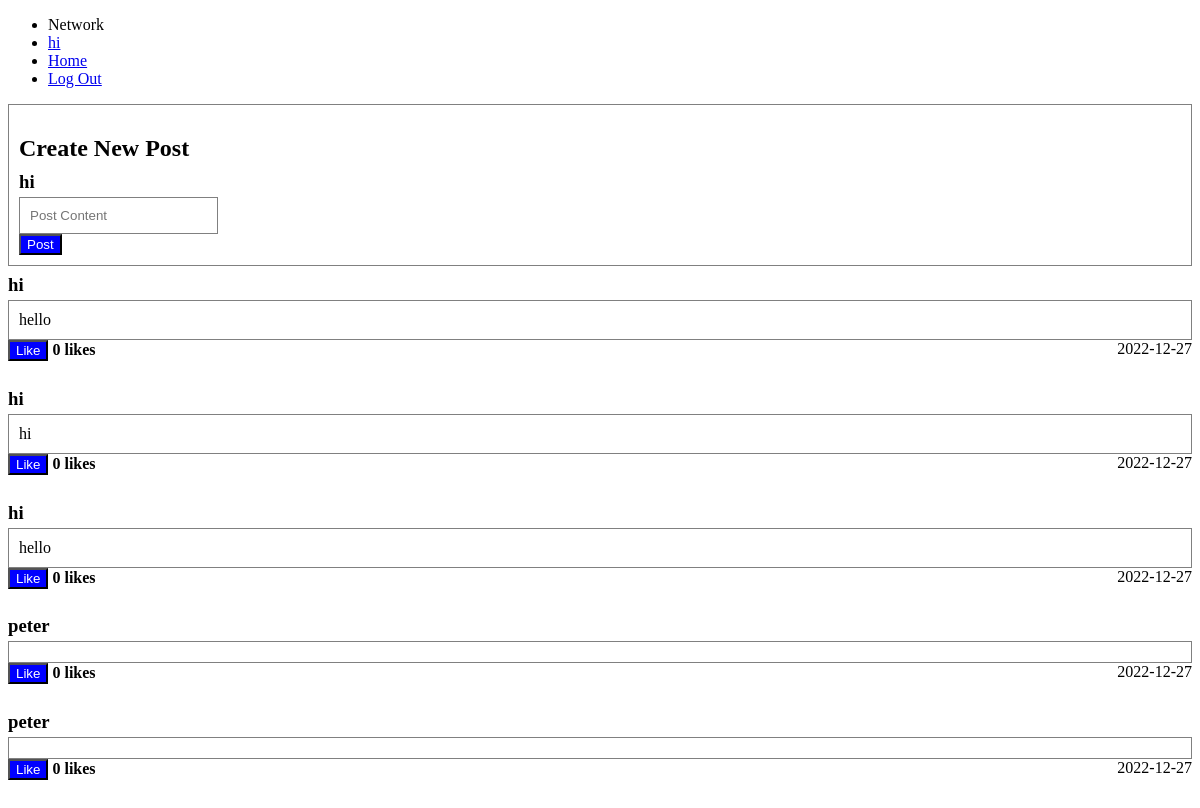
Before: / (signed in) with the older database file.
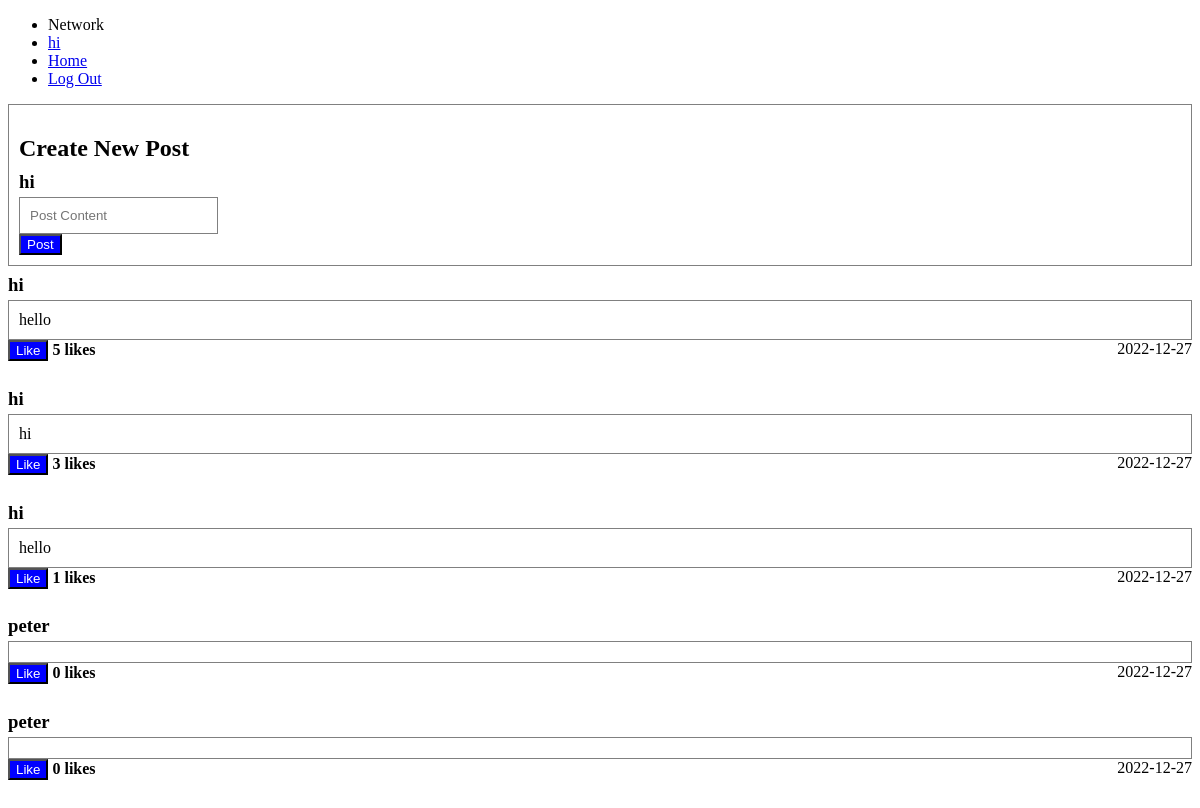
After: the same page with the newer database file.
### tables this page shows
CREATE TABLE posts (
    id INTEGER PRIMARY KEY AUTOINCREMENT,
    user_id INTEGER NOT NULL,
    name TEXT NOT NULL,
    content TEXT NOT NULL,
    likes INTEGER DEFAULT 0 NOT NULL,
    datetime NUMERIC NOT NULL,
    FOREIGN KEY (user_id) REFERENCES users(id)
);

### app.py (the view)
@app.route("/", methods=["GET", "POST"])
@login_required
def index():
    if request.method == "GET":
        pass
    if request.method == "POST":
        content = request.form.get("content")
        if content:
            create_post(content)
        posts = get_posts()
    posts = get_posts()
    return render_template("index.html", posts=posts)

### helpers.py (called while the page is built)
def connectDB():
    conn = sql.connect('network.db')
    conn.row_factory = sql.Row # "dictionary cursor"
    return conn

def get_posts(user_id=None):
    conn = connectDB()
    cur = conn.cursor()
    if user_id == None:
        cur.execute("SELECT * FROM posts")
    else:
        cur.execute("SELECT * FROM posts WHERE user_id = ?", [user_id])
    posts = cur.fetchall()
    return posts

def login_required(f):
    @wraps(f)
    def decorated_function(*args, **kwargs):
        if session.get("user_id") is None:
            return redirect("/login")
        return f(*args, **kwargs)
    return decorated_function

### templates/index.html (shortened to what this page needs)
{% extends "layout.html" %}
{% block body %}
    <div class="post">
        <h2>Create New Post</h2>
        <h3 class="username">{{ session["username"] }}</h3>
        <form action="/" method="post">
            <input class="post" placeholder="Post Content" name="content">
            <br>
            <input class="button" type="submit" value="Post">
        </form>
    </div>
    {% for post in posts %}
        <h3 class="username">{{ post["name"] }}</h3>
        <div class="post">{{ post["content"] }}</div>
        <form class="inline" action="/like" method="post">
            <button name="like" class="button" type="submit">Like</button>
        </form>
        <h4 class="inline">{{ post["likes"] }} likes</h4>
        <p class="inline right">{{ post["datetime"] }}</p>
    {% endfor %}
{% endblock %}

Changed rows visible on the page:
changed posts (number 1 of 5 on the later page): likes "0" → "5"
changed posts (number 2 of 5 on the later page): likes "0" → "3"
changed posts (number 3 of 5 on the later page): likes "0" → "1"
